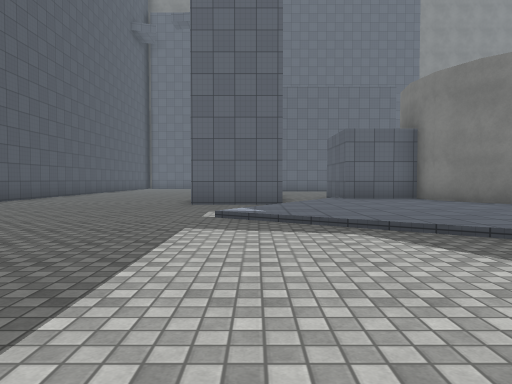
View 1 (above)

24 first-person views from a walk through a Unity game level. The camera is 1.2 m above the floor, tilts 2° down and sees 70° across. The floor is counted in squares, 2 m on a side. Each view is taken from the middle of a square. On the plan, view 1 faces up. The plan holds only what a view shows up to about 10 squares ahead; the rest is blank. The place goes on beyond the plan. Some animated figures are left out. Surface patterns are stand-ins for the level's own textures.

View 2
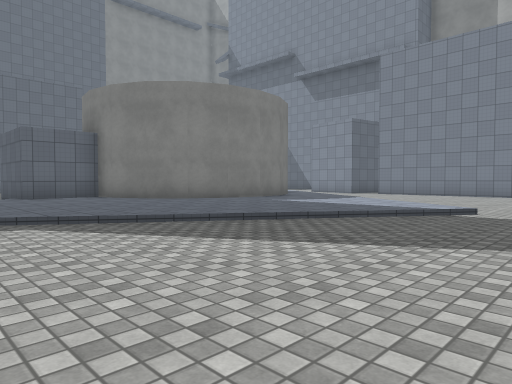

View 3
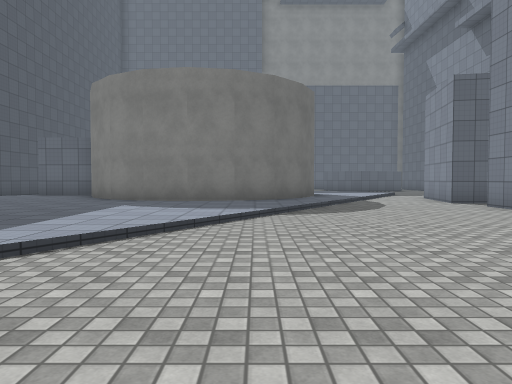

View 4
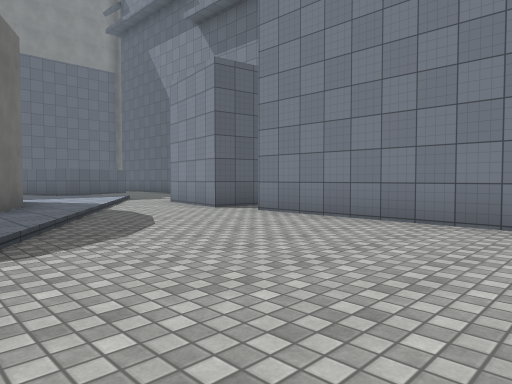

View 5
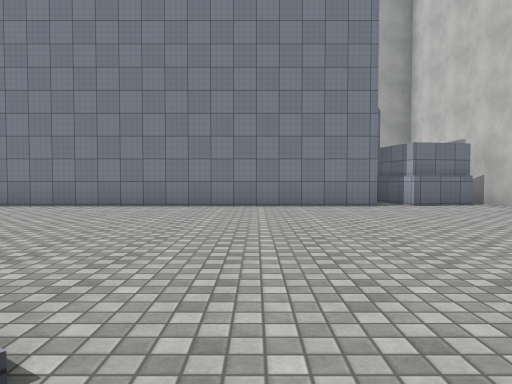

View 6
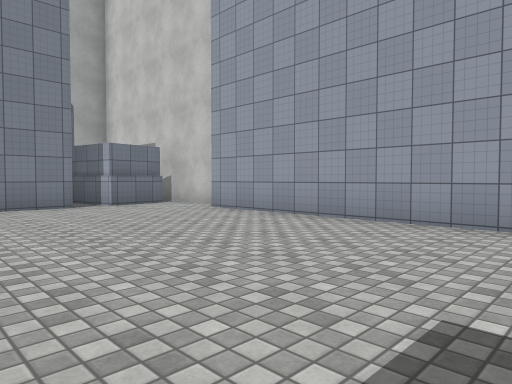

View 7
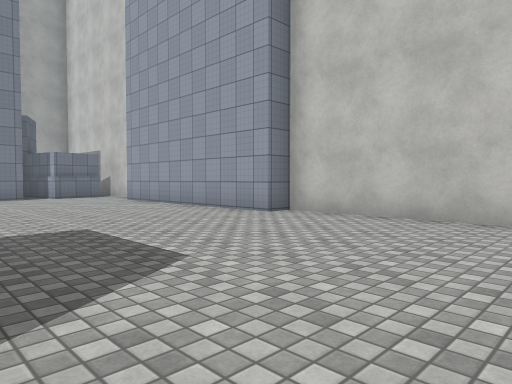

View 8
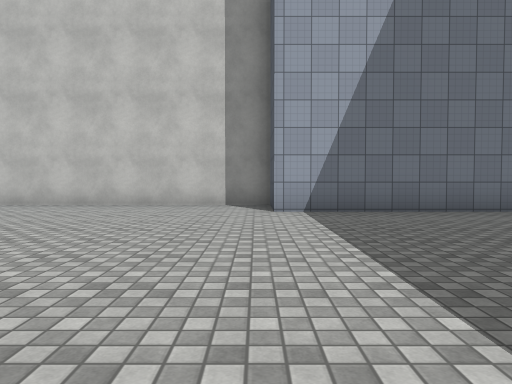

View 9
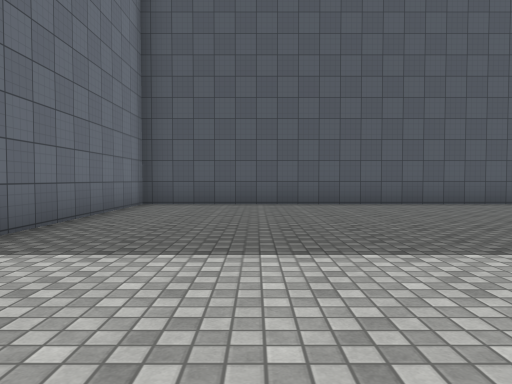

View 10
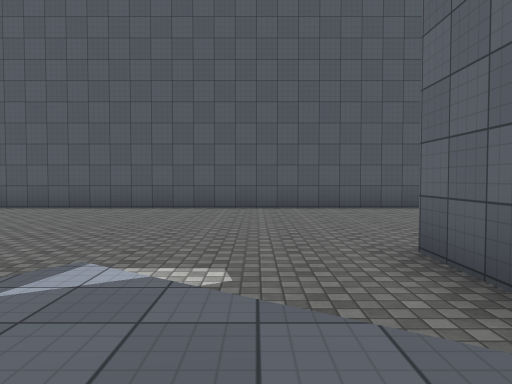

View 11
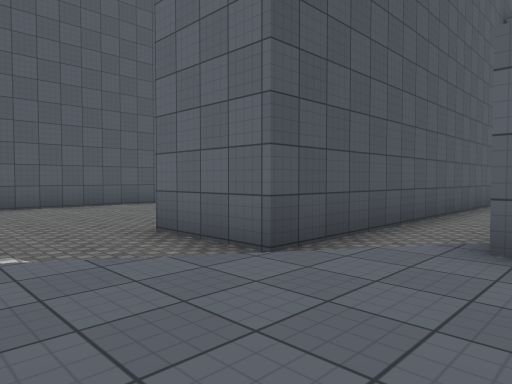

View 12
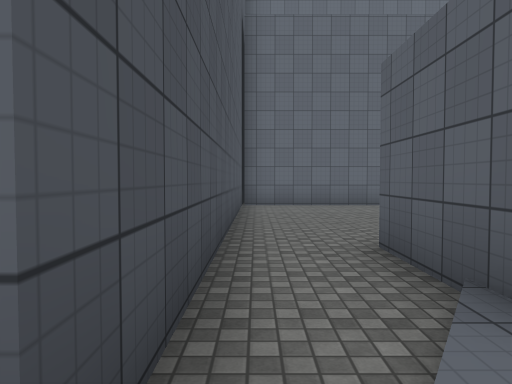

View 13
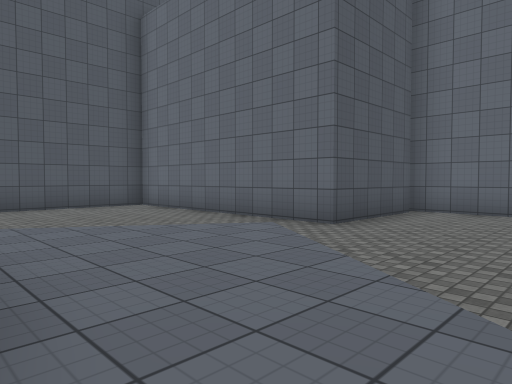

View 14
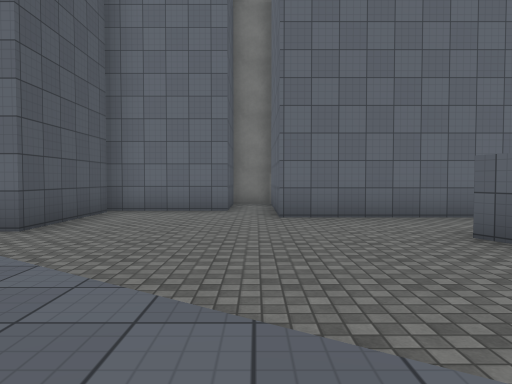

View 15
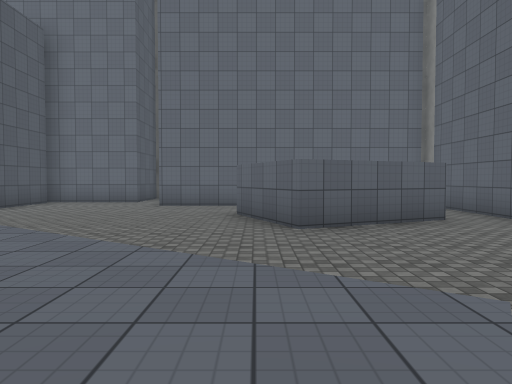

View 16
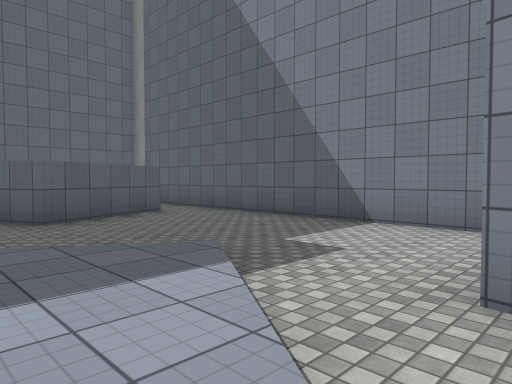

View 17
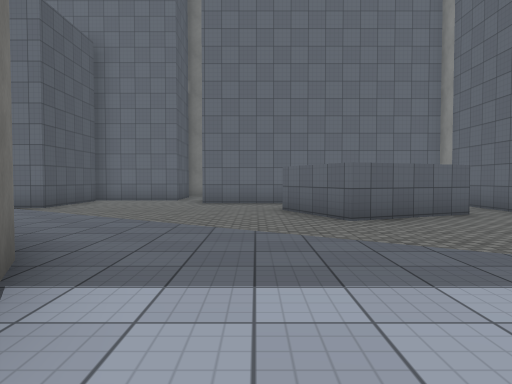

View 18
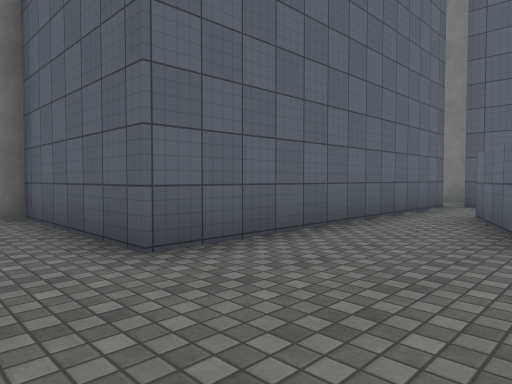

View 19
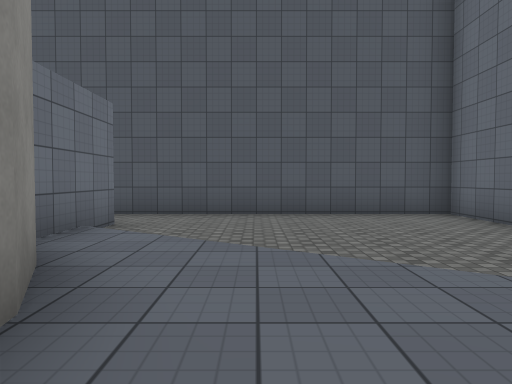

View 20
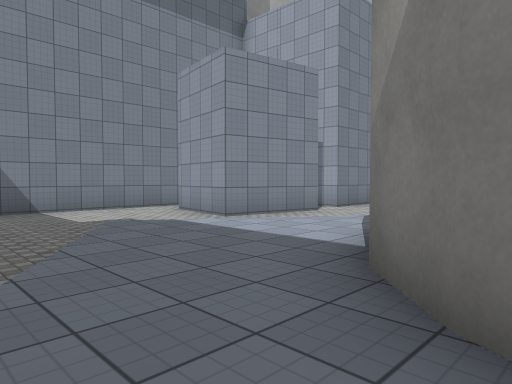

View 21
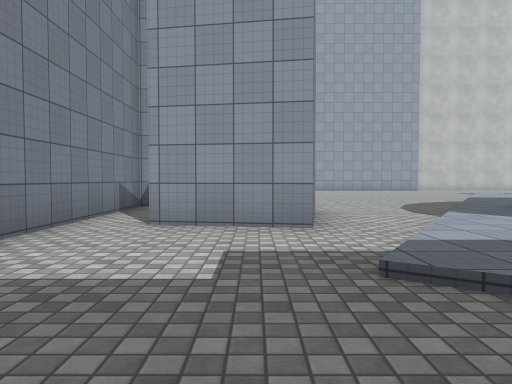

View 22
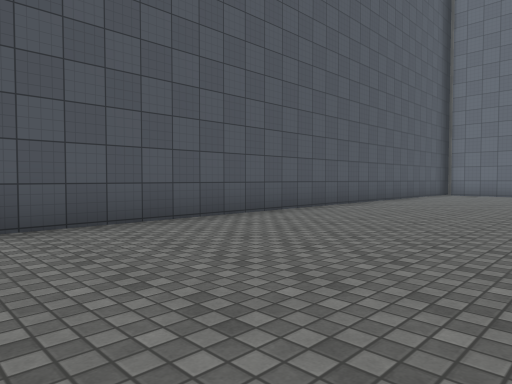

View 23
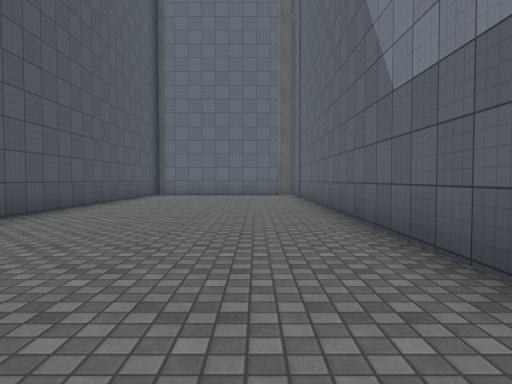

View 24
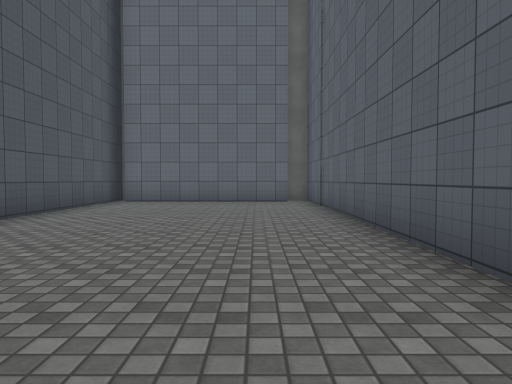

### Floor plan
Key: @ floor where view 1 was taken; # wall or solid block; x gap in a wall; . main floor; : floor 0.25 m higher than the main floor; / step, stairs or slope.
Columns run from 7 left of view 1 to 18 right of it. Each row starts with its distance up from view 1.
 24                 ###
 23 #####.#         #.#
 22 #.....#       ###.#
 21 #.....#       ....#
 20 #.....#      #....########
 19 #.....#      #...........#
 18 #.....########.......##..#
 17 #.....##............####.#
 16 #.....##...../:/.....##..#
 15 #.....##.....:::/........#
 14 #.....##..../:::::/......#
 13 #.....##.../::# :::/.....#
 12 #.....##...:### ##:::/...#
 11 #.....##..###    #:::/...#
 10 #.....##./###    #::/....#
  9 #.....##.:::#    #::..##.#
  8 #......./:::##  ##:/.## .#
  7 #....../:::::####:/..## .#
  6 #......:::::::::::...#####
  5 #......//::::::::/...#
  4 #......../::::::/....#
  3 #.........//::::.....#
  2 #.........../::/.....#
  1 #............./......#
  0 #......@.............#
 -1 #....................#
 -2 #....................#
 -3 #......................
 -4 #######...............##
 -5       #.......######..x
 -6       #########    #####

Where each view was taken, in squares from view 1:
view 1: 0 up, 0 right, facing up
view 2: 1 down, 0 right, facing up-right
view 3: 2 down, 9 right, facing up
view 4: 1 up, 9 right, facing up-right
view 5: 0 up, 6 right, facing right
view 6: 0 up, 6 right, facing down-right
view 7: 0 up, 2 right, facing down-right
view 8: 3 up, 0 right, facing down
view 9: 1 down, 2 right, facing left
view 10: 7 up, 2 right, facing left
view 11: 6 up, 3 right, facing up-left
view 12: 8 up, 1 right, facing up
view 13: 13 up, 10 right, facing up-left
view 14: 13 up, 10 right, facing up
view 15: 10 up, 13 right, facing up
view 16: 9 up, 12 right, facing up-right
view 17: 9 up, 12 right, facing up
view 18: 17 up, 9 right, facing up-right
view 19: 14 up, 8 right, facing left
view 20: 14 up, 9 right, facing down-right
view 21: 14 up, 15 right, facing down
view 22: 8 up, 2 left, facing up-left
view 23: 9 up, 3 left, facing up
view 24: 13 up, 3 left, facing up
